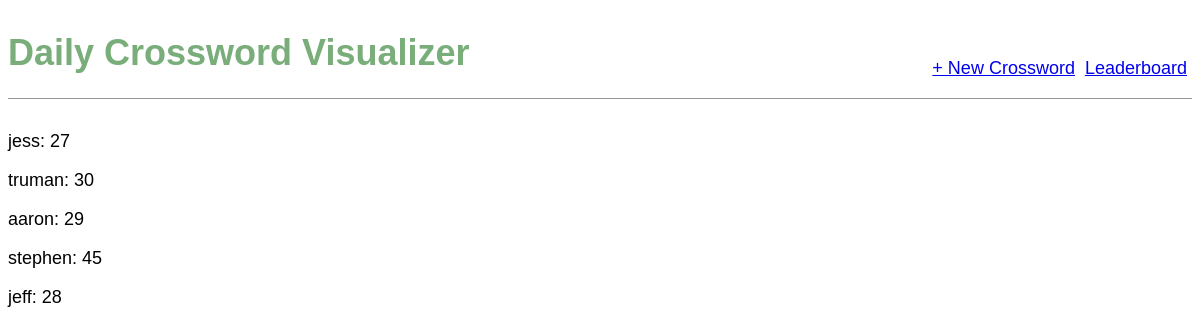
The page /tracker/14/ on the database its author committed.
### tracker/models.py (models this page shows)
class Participant(models.Model):
    alias = models.ForeignKey(AuthorizedUser, default=get_default_user, on_delete=models.CASCADE)
    cells = models.PositiveIntegerField()
    date = models.ForeignKey(PlayDate, default=get_default_date, on_delete=models.CASCADE)

class AuthorizedUser(models.Model):
    name = models.CharField(max_length=20, primary_key = True)
    def __str__(self):
        return self.name

### tracker/views.py (the view)
# urls.py: path('tracker/<int:pk>/', ParticipantView.as_view(), name='dailyparticipants'),
class ParticipantView(ListView):
    model = Participant
    template_name = 'participants.html'
    def get_queryset(self, **kwargs):
        pk = self.kwargs["pk"]
        date = DailyData.objects.get(pk=pk).date
        return super().get_queryset().filter(date=date)

### templates/participants.html
{% extends 'base.html' %}
{% block content %}
    {% for participant in object_list %}
        <div class="participants">
            <p>{{ participant.alias }}: {{ participant.cells }}</p>
        </div>
    {% endfor %}
{% endblock content %}

### static/css/base.css (style rules this page uses)
body { font-family: 'Source Sans Pro', sans-serif; font-size: 18px; }

### rows shown on the page
Participant: alias "jess", cells "27"
Participant: alias "truman", cells "30"
Participant: alias "aaron", cells "29"
Participant: alias "stephen", cells "45"
Participant: alias "jeff", cells "28"
